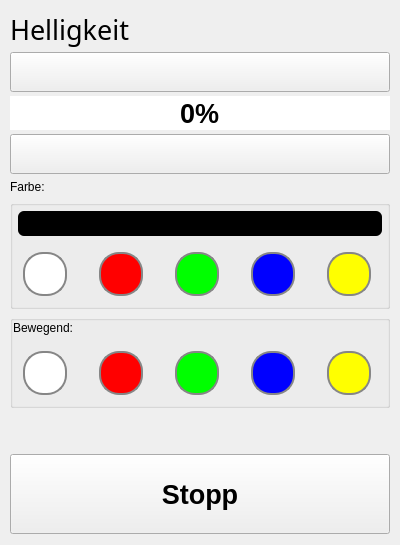
      <widget class="QWidget" name="Light_Tab">
       <property name="accessibleName">
        <string/>
       </property>
       <property name="accessibleDescription">
        <string/>
       </property>
       <attribute name="icon">
        <iconset resource="UI-Resources.qrc">
         <normaloff>:/Icons/light_icon_light.png</normaloff>
         <activeon>:/Icons/light-icon_red.png</activeon>:/Icons/light_icon_light.png</iconset>
       </attribute>
       <attribute name="title">
        <string/>
       </attribute>
       <layout class="QVBoxLayout" name="verticalLayout_9">
        <property name="leftMargin">
         <number>10</number>
        </property>
        <property name="rightMargin">
         <number>10</number>
        </property>
        <item>
         <layout class="QVBoxLayout" name="Helligkeit_Layout" stretch="4,4,4,4">
          <property name="spacing">
           <number>4</number>
          </property>
          <item>
           <widget class="QLabel" name="Heilligkeit_Label">
            <property name="sizePolicy">
             <sizepolicy hsizetype="Minimum" vsizetype="Fixed">
              <horstretch>0</horstretch>
              <verstretch>0</verstretch>
             </sizepolicy>
            </property>
            <property name="font">
             <font>
              <family>Magneto</family>
              <pointsize>20</pointsize>
              <bold>false</bold>
             </font>
            </property>
            <property name="accessibleName">
             <string>Helligkeit Überschrift</string>
            </property>
            <property name="text">
             <string>Helligkeit</string>
            </property>
            <property name="textInteractionFlags">
             <set>Qt::NoTextInteraction</set>
            </property>
           </widget>
          </item>
          <item>
           <widget class="QPushButton" name="Helligkeit_erhoehen">
            <property name="sizePolicy">
             <sizepolicy hsizetype="Preferred" vsizetype="MinimumExpanding">
              <horstretch>0</horstretch>
              <verstretch>0</verstretch>
             </sizepolicy>
            </property>
            <property name="minimumSize">
             <size>
              <width>0</width>
              <height>40</height>
             </size>
            </property>
            <property name="maximumSize">
             <size>
              <width>16777215</width>
              <height>60</height>
             </size>
            </property>
            <property name="accessibleName">
             <string>Helligkeit um 5% erhöhen </string>
            </property>
            <property name="styleSheet">
             <string notr="true"/>
            </property>
            <property name="text">
             <string/>
            </property>
            <property name="icon">
             <iconset resource="UI-Resources.qrc">
              <normaloff>:/Icons/Chevron_Up_inverted.png</normaloff>:/Icons/Chevron_Up_inverted.png</iconset>
            </property>
            <property name="iconSize">
             <size>
              <width>40</width>
              <height>12</height>
             </size>
            </property>
           </widget>
          </item>
          <item>
           <widget class="QSpinBox" name="Helligkeit">
            <property name="sizePolicy">
             <sizepolicy hsizetype="Minimum" vsizetype="Maximum">
              <horstretch>0</horstretch>
              <verstretch>0</verstretch>
             </sizepolicy>
            </property>
            <property name="font">
             <font>
              <pointsize>20</pointsize>
              <bold>true</bold>
             </font>
            </property>
            <property name="cursor">
             <cursorShape>BlankCursor</cursorShape>
            </property>
            <property name="focusPolicy">
             <enum>Qt::NoFocus</enum>
            </property>
            <property name="accessibleName">
             <string>Helligkeit %</string>
            </property>
            <property name="frame">
             <bool>false</bool>
            </property>
            <property name="alignment">
             <set>Qt::AlignCenter</set>
            </property>
            <property name="readOnly">
             <bool>false</bool>
            </property>
            <property name="buttonSymbols">
             <enum>QAbstractSpinBox::NoButtons</enum>
            </property>
            <property name="keyboardTracking">
             <bool>false</bool>
            </property>
            <property name="suffix">
             <string>%</string>
            </property>
            <property name="maximum">
             <number>100</number>
            </property>
            <property name="singleStep">
             <number>5</number>
            </property>
           </widget>
          </item>
          <item>
           <widget class="QPushButton" name="Heilligkeit_verringern">
            <property name="sizePolicy">
             <sizepolicy hsizetype="Preferred" vsizetype="MinimumExpanding">
              <horstretch>0</horstretch>
              <verstretch>0</verstretch>
             </sizepolicy>
            </property>
            <property name="minimumSize">
             <size>
              <width>0</width>
              <height>40</height>
             </size>
            </property>
            <property name="maximumSize">
             <size>
              <width>16777215</width>
              <height>60</height>
             </size>
            </property>
            <property name="accessibleName">
             <string>Helligkeit um 5% verringern</string>
            </property>
            <property name="text">
             <string/>
            </property>
            <property name="icon">
             <iconset resource="UI-Resources.qrc">
              <normaloff>:/Icons/Chevron_down_inverted.png</normaloff>:/Icons/Chevron_down_inverted.png</iconset>
            </property>
           </widget>
          </item>
         </layout>
        </item>
        <item>
         <widget class="QLabel" name="Farbe_Label">
          <property name="accessibleName">
           <string>Farbauswahl Überschrift</string>
          </property>
          <property name="text">
           <string>Farbe:</string>
          </property>
         </widget>
        </item>
        <item>
         <widget class="QGroupBox" name="StillstehendColorSelectionGroupBox">
          <property name="styleSheet">
           <string notr="true">QGroupBox{
	background-color: transparent;

}</string>
          </property>
          <property name="title">
           <string/>
          </property>
          <layout class="QVBoxLayout" name="verticalLayout_11">
           <property name="leftMargin">
            <number>0</number>
           </property>
           <property name="topMargin">
            <number>0</number>
           </property>
           <property name="rightMargin">
            <number>0</number>
           </property>
           <property name="bottomMargin">
            <number>0</number>
           </property>
           <item>
            <layout class="QGridLayout" name="gridLayout_6">
             <item row="1" column="0">
              <widget class="QRadioButton" name="Stillstehend_Farbe1">
               <property name="accessibleName">
                <string>Weiß Stillstehend Farbwahl nicht aktiviert</string>
               </property>
               <property name="styleSheet">
                <string notr="true">QRadioButton{
	background-color: none;
	margin-top: 10px;
	margin-bottom: 10px;
	margin-left: 10px;
	margin-right: 10px;
}
QRadioButton::indicator{
	background-color: white;
	width: 40px;
	height: 40px;
	border: none;
	border-radius: 20px;
}
QRadioButton::indicator:checked{
        border: 4px solid black;
}

QRadioButton::indicator:unchecked{
        border: 2px solid #868686;

}

</string>
               </property>
               <property name="text">
                <string/>
               </property>
               <property name="checkable">
                <bool>true</bool>
               </property>
               <property name="checked">
                <bool>false</bool>
               </property>
              </widget>
             </item>
             <item row="1" column="1">
              <widget class="QRadioButton" name="Stillstehend_Farbe2">
               <property name="accessibleName">
                <string>Rot Stillstehend Farbwahl nicht aktiviert</string>
               </property>
               <property name="styleSheet">
                <string notr="true">QRadioButton{
	background-color: none;
	margin-top: 10px;
	margin-bottom: 10px;
	margin-left: 10px;
	margin-right: 10px;
}
QRadioButton::indicator{
	background-color: red;
	width: 40px;
	height: 40px;
	border: none;
	border-radius: 20px;
}

QRadioButton::indicator:checked{
        border: 4px solid black;
}

QRadioButton::indicator:unchecked{
        border: 2px solid #868686;
}

</string>
               </property>
               <property name="text">
                <string/>
               </property>
              </widget>
             </item>
             <item row="1" column="2">
              <widget class="QRadioButton" name="Stillstehend_Farbe4">
               <property name="accessibleName">
                <string>Grün Stillstehend Farbwahl nicht aktiviert</string>
               </property>
               <property name="styleSheet">
                <string notr="true">QRadioButton{
	background-color: none;
	margin-top: 10px;
	margin-bottom: 10px;
	margin-left: 10px;
	margin-right: 10px;
}

QRadioButton::indicator{
	background-color: rgb(0, 255, 0);
	width: 40px;
	height: 40px;
	border: none;
	border-radius: 20px;
}

QRadioButton::indicator:checked{
        border: 4px solid black;
}

QRadioButton::indicator:unchecked{
        border: 2px solid #868686;
}

</string>
               </property>
               <property name="text">
                <string/>
               </property>
              </widget>
             </item>
             <item row="1" column="3">
              <widget class="QRadioButton" name="Stillstehend_Farbe3">
               <property name="accessibleName">
                <string>Blau Stillstehend Farbwahl nicht aktiviert</string>
               </property>
               <property name="styleSheet">
                <string notr="true">QRadioButton{

	
	background-color: none;
	margin-top: 10px;
	margin-bottom: 10px;
	margin-left: 10px;
	margin-right: 10px;
}
QRadioButton::indicator{
	background-color: blue;
	width: 40px;
	height: 40px;
	border: none;
	border-radius: 20px;
}

QRadioButton::indicator:checked{
        border: 4px solid black;
}

QRadioButton::indicator:unchecked{
        border: 2px solid #868686;
}


</string>
               </property>
               <property name="text">
                <string/>
               </property>
              </widget>
             </item>
             <item row="1" column="4">
              <widget class="QRadioButton" name="Stillstehend_Farbe5">
               <property name="accessibleName">
                <string>Gelb Stillstehend Farbwahl nicht aktiviert</string>
               </property>
               <property name="styleSheet">
                <string notr="true">QRadioButton{
	background-color: none;
	margin-top: 10px;
	margin-bottom: 10px;
	margin-left: 10px;
	margin-right: 10px;
}

QRadioButton::indicator{
	background-color: yellow;
	width: 40px;
	height: 40px;
	border: none;
	border-radius: 20px;
}

QRadioButton::indicator:checked{
        border: 4px solid black;
}

QRadioButton::indicator:unchecked{
        border: 2px solid #868686;
}

</string>
               </property>
               <property name="text">
                <string/>
               </property>
              </widget>
             </item>
             <item row="0" column="0" colspan="5">
              <widget class="QLabel" name="Stillstehend_Farbe_label">
               <property name="font">
                <font>
                 <pointsize>16</pointsize>
                 <bold>true</bold>
                </font>
               </property>
               <property name="accessibleName">
                <string>Stillstehend Farbauswahl Überschrift</string>
               </property>
               <property name="styleSheet">
                <string notr="true">QLabel{background: rgb(0, 0, 0);
margin-top: 5px;
margin-left: 5px;
margin-right: 5px;
border-radius: 6px;
}</string>
               </property>
               <property name="text">
                <string>Stillstehend:</string>
               </property>
              </widget>
             </item>
            </layout>
           </item>
          </layout>
         </widget>
        </item>
        <item>
         <widget class="QGroupBox" name="BewegendColorSelectionGroupBox">
          <property name="styleSheet">
           <string notr="true">QGroupBox{
	background-color: transparent;

}</string>
          </property>
          <property name="title">
           <string/>
          </property>
          <layout class="QVBoxLayout" name="verticalLayout_12">
           <property name="leftMargin">
            <number>0</number>
           </property>
           <property name="topMargin">
            <number>0</number>
           </property>
           <property name="rightMargin">
            <number>0</number>
           </property>
           <property name="bottomMargin">
            <number>0</number>
           </property>
           <item>
            <layout class="QGridLayout" name="gridLayout_3">
             <item row="0" column="0" colspan="5">
              <widget class="QLabel" name="Bewegend_Farbe_Label">
               <property name="accessibleName">
                <string>Bewegend Farbauswahl Überschrift</string>
               </property>
               <property name="text">
                <string>Bewegend:</string>
               </property>
              </widget>
             </item>
             <item row="1" column="0">
              <widget class="QRadioButton" name="Bewegend_Farbe1">
               <property name="accessibleName">
                <string>Weiß Bewegend Farbwahl nicht aktiviert</string>
               </property>
               <property name="styleSheet">
                <string notr="true">QRadioButton{
	background-color: none;
	margin-top: 10px;
	margin-bottom: 10px;
	margin-left: 10px;
	margin-right: 10px;
}

QRadioButton::indicator{
	background-color: white;
	width: 40px;
	height: 40px;
	border: 2px solid #868686;
	border-radius: 20px;
}

QRadioButton::indicator:checked{
        border: 4px solid black;
}

QRadioButton::indicator:unchecked{
        border: 2px solid #868686;
}


</string>
               </property>
               <property name="text">
                <string/>
               </property>
               <property name="checkable">
                <bool>true</bool>
               </property>
               <property name="checked">
                <bool>false</bool>
               </property>
              </widget>
             </item>
             <item row="1" column="1">
              <widget class="QRadioButton" name="Bewegend_Farbe2">
               <property name="accessibleName">
                <string>Rot Bewegend Farbwahl nicht aktiviert</string>
               </property>
               <property name="styleSheet">
                <string notr="true">QRadioButton{
	background-color: none;
	margin-top: 10px;
	margin-bottom: 10px;
	margin-left: 10px;
	margin-right: 10px;
}
QRadioButton::indicator{
	background-color: red;
	width: 40px;
	height: 40px;
	border: none;
	border-radius: 20px;
}

QRadioButton::indicator:checked{
        border: 4px solid black;
}

QRadioButton::indicator:unchecked{
        border: 2px solid #868686;
}

</string>
               </property>
               <property name="text">
                <string/>
               </property>
              </widget>
             </item>
             <item row="1" column="2">
              <widget class="QRadioButton" name="Bewegend_Farbe4">
               <property name="accessibleName">
                <string>Grün Bewegend Farbwahl nicht aktiviert</string>
               </property>
               <property name="styleSheet">
                <string notr="true">QRadioButton{
	background-color: none;
	margin-top: 10px;
	margin-bottom: 10px;
	margin-left: 10px;
	margin-right: 10px;
}

QRadioButton::indicator{
	background-color: rgb(0, 255, 0);
	width: 40px;
	height: 40px;
	border: none;
	border-radius: 20px;
}

QRadioButton::indicator:checked{
        border: 4px solid black;
}

QRadioButton::indicator:unchecked{
        border: 2px solid #868686;
}
</string>
               </property>
               <property name="text">
                <string/>
               </property>
              </widget>
             </item>
             <item row="1" column="3">
              <widget class="QRadioButton" name="Bewegend_Farbe3">
               <property name="accessibleName">
                <string>Blau Bewegend Farbwahl nicht aktiviert</string>
               </property>
               <property name="styleSheet">
                <string notr="true">QRadioButton{
	background-color: none;
	margin-top: 10px;
	margin-bottom: 10px;
	margin-left: 10px;
	margin-right: 10px;
}
QRadioButton::indicator{
	background-color: blue;
	width: 40px;
	height: 40px;
	border: none;
	border-radius: 20px;
}

QRadioButton::indicator:checked{
        border: 4px solid black;
}

QRadioButton::indicator:unchecked{
        border: 2px solid #868686;
}

</string>
               </property>
               <property name="text">
                <string/>
               </property>
              </widget>
             </item>
             <item row="1" column="4">
              <widget class="QRadioButton" name="Bewegend_Farbe5">
               <property name="accessibleName">
                <string>Gelb Bewegend Farbwahl nicht aktiviert</string>
               </property>
               <property name="styleSheet">
                <string notr="true">QRadioButton{
	background-color: none;
	margin-top: 10px;
	margin-bottom: 10px;
	margin-left: 10px;
	margin-right: 10px;
}

QRadioButton::indicator{
	background-color: yellow;
	width: 40px;
	height: 40px;
	border: none;
	border-radius: 20px;
}

QRadioButton::indicator:checked{
        border: 4px solid black;
}

QRadioButton::indicator:unchecked{
        border: 2px solid #868686;
}
</string>
               </property>
               <property name="text">
                <string/>
               </property>
              </widget>
             </item>
            </layout>
           </item>
          </layout>
         </widget>
        </item>
        <item>
         <spacer name="verticalSpacer_6">
          <property name="sizeHint" stdset="0">
           <size>
            <width>20</width>
            <height>0</height>
           </size>
          </property>
         </spacer>
        </item>
        <item>
         <spacer name="verticalSpacer_9">
          <property name="orientation">
           <enum>Qt::Vertical</enum>
          </property>
          <property name="sizeHint" stdset="0">
           <size>
            <width>20</width>
            <height>40</height>
           </size>
          </property>
         </spacer>
        </item>
        <item>
         <widget class="QPushButton" name="pause_button2">
          <property name="minimumSize">
           <size>
            <width>0</width>
            <height>80</height>
           </size>
          </property>
          <property name="font">
           <font>
            <pointsize>20</pointsize>
            <bold>true</bold>
           </font>
          </property>
          <property name="accessibleName">
           <string>Stopp taste</string>
          </property>
          <property name="text">
           <string>Stopp</string>
          </property>
          <property name="checkable">
           <bool>true</bool>
          </property>
         </widget>
        </item>
       </layout>
      </widget>
